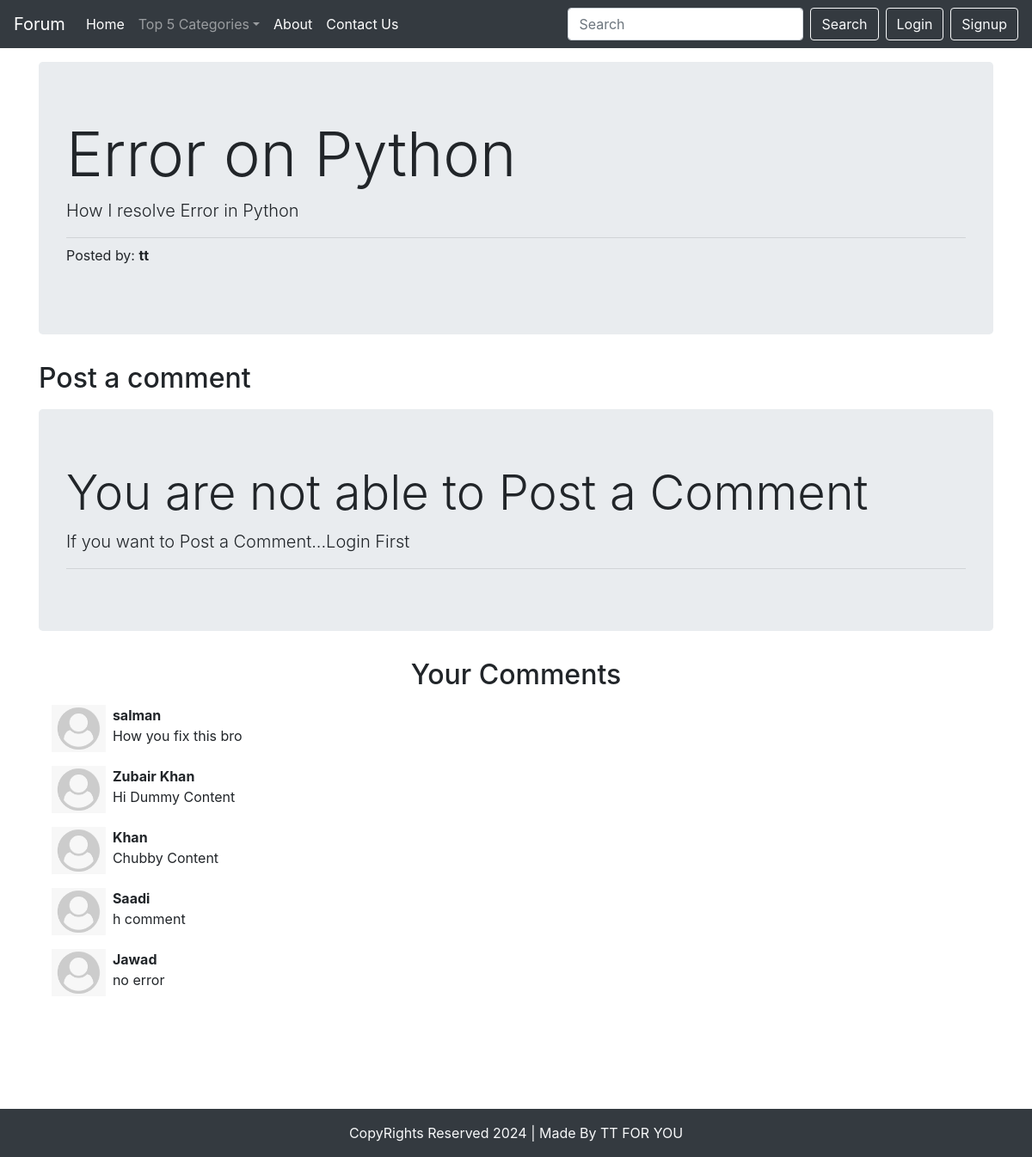
The app's page /threads.php?threadid=1 with its own data.
### tables this page shows
CREATE TABLE `threads` (
  `thread_id` int(11) NOT NULL,
  `thread_title` text NOT NULL,
  `thread_desc` text NOT NULL,
  `thread_cat_id` int(11) NOT NULL,
  `thread_user_id` int(11) NOT NULL,
  `Date` datetime NOT NULL DEFAULT current_timestamp()
);

CREATE TABLE `users` (
  `srn` int(11) NOT NULL,
  `Name` varchar(15) NOT NULL,
  `Email` text NOT NULL,
  `Password` text NOT NULL,
  `Date` datetime NOT NULL DEFAULT current_timestamp()
);

CREATE TABLE `comments` (
  `comment_id` int(11) NOT NULL,
  `comment_content` text NOT NULL,
  `thread_id` int(11) NOT NULL,
  `comment_by` int(11) NOT NULL,
  `Date` datetime NOT NULL DEFAULT current_timestamp()
);

### threads.php (the view, shortened to what this page needs)
<?php require "assets/dbconnect.php";
$id = $_GET['threadid'];
$sql = "SELECT * FROM `threads` WHERE thread_id = '$id'";
            $result = mysqli_query($con,$sql);
            while ($row = mysqli_fetch_assoc($result)) {
                $id = $row['thread_id'];
                $title = $row['thread_title'];
                $desc = $row['thread_desc'];
                $thuser_id = $row['thread_user_id'];
                $sql2 = "SELECT Name FROM `users` WHERE srn = '$thuser_id'";
                $result2 = mysqli_query($con,$sql2);
                $row2 = mysqli_fetch_assoc($result2);
                $postedby = $row2['Name'];
            }
?>
<!doctype html>
<html lang="en">
<head>
    <link rel="stylesheet" href="https://stackpath.bootstrapcdn.com/bootstrap/4.3.1/css/bootstrap.min.css"
>
</head>
<body>
    <?php include "assets/header.php";
    ?>
    <div class="container my-3">
        <div class="jumbotron">
            <h1 class="display-3"><?php echo $title ; ?></h1>
            <p class="lead"><?php echo $desc; ?></p>
            <hr class="my-2">
            <p>Posted by: <b><?php echo $postedby;  ?></b></p>
        </div>
    </div>
    <div class="container my-3">
        <h2 class="my-3">Post a comment</h2>
        <?php
        if (isset($_SESSION['loggedin'])&& $_SESSION['loggedin']==true) {
       echo '<form action=" '.$_SERVER["REQUEST_URI"].'" method="post">
            <div class="form-group">
               <textarea name="comment" rows="3" class="form-control"></textarea>
               <input type="hidden" name="srn" value="'.$_SESSION["srn"].'">
            </div>
            <button type="submit" class="btn btn-primary">Post</button>
        </form>';
        }else{
            echo ' <div class="jumbotron">
            <h1 class="display-4">You are not able to Post a Comment</h1>
            <p class="lead">If you want to Post a Comment...Login First</p>
            <hr class="my-2">
        </div>';
        }
        ?>
    </div>
    <div class="container my-4" id="footer">
        <h2 class="text-center">Your Comments</h2>
        <div class="container my-3">
 <?php
        $sql = "SELECT * FROM `comments` WHERE thread_id = '$id' ";
        $result = mysqli_query($con,$sql);
        $noresult = true;
            while ($row = mysqli_fetch_assoc($result)) {
                $noresult = false;
                $comment = $row['comment_content'];
                $postedby = $row['comment_by'];
                $sql2 = "SELECT Name FROM `users` WHERE srn = '$postedby'";
                $result2 = mysqli_query($con,$sql2);
                $row2 = mysqli_fetch_assoc($result2);
                echo '<div class="media my-3">
                <a class="d-flex" href="#">
                    <img src="img/user.png" height="55px" alt="">
                </a>
               <div class="media-body my-0 ml-2">
                <p class="font-weight-bold my-0">'.$row2['Name'].'</p>
                    '.$comment.'
                </div>
            </div>';
            }if ($noresult) {
                echo ' <div class="jumbotron my-3">
                <h1 class="display-3">No Comments Found</h1>
                <p class="lead">Be the first person Post a comment</p>
                <hr class="my-2">
            </div>';
            }
?>
        </div>
    </div>
    <?php include "assets/footer.php";?>
</body>
</html>

### header.php (shortened to what this page needs)
<?php
if(isset($_SESSION['loggedin']) && $_SESSION['loggedin'] == true ){
    $login = true;
}else{
    $login = false;
}
 echo     '<nav class="navbar navbar-expand-lg navbar-dark bg-dark" >
          <a class="navbar-brand" href="/forum/index.php">Forum</a>
          <button class="navbar-toggler d-lg-none" type="button" data-toggle="collapse" data-target="#collapsibleNavId" aria-controls="collapsibleNavId"
              aria-expanded="false" aria-label="Toggle navigation"></button>
          <div class="collapse navbar-collapse" id="collapsibleNavId">
              <ul class="navbar-nav mr-auto mt-2 mt-lg-0">
                  <li class="nav-item active">
                      <a class="nav-link" href="/forum/index.php">Home <span class="sr-only">(current)</span></a>
                  </li>
                  <li class="nav-item dropdown">
                  <a class="nav-link dropdown-toggle" href="#" id="dropdownId" data-toggle="dropdown" aria-haspopup="true" aria-expanded="false">Top 5 Categories</a>
                  <div class="dropdown-menu" aria-labelledby="dropdownId">';
             echo     '</div>
              </li>
                  <li class="nav-item active">
                      <a class="nav-link" href="/Forum/assets/about.php">About <span class="sr-only">(current)</span></a>
                  </li>
                  <li class="nav-item active">
                      <a class="nav-link" href="/Forum/assets/contact.php">Contact Us <span class="sr-only">(current)</span></a>
                  </li>
              </ul>
              <form class="form-inline my-2 my-lg-0" action="/forum/assets/search.php" method="get">
                  <input class="form-control mr-sm-2" name="search" type="text" placeholder="Search">
                  <button class="btn btn-outline-light my-2 my-sm-0" type="submit">Search</button>
              </form>';
if (!$login) {
    echo    '<button class="btn btn-outline-light my-2 my-sm-0 ml-2" type="submit" data-toggle="modal" data-target="#loginModal">Login</button>
    <button class="btn btn-outline-light my-2 my-sm-0 ml-2" type="submit" data-toggle="modal" data-target="#signupModal">Signup</button>';
}
          echo '</div>
      </nav>';
?>

### footer.php
<div class="container-fluid bg-dark">
    <p class="text-center text-light my-0 py-3">CopyRights Reserved 2024 | Made By TT FOR YOU</p>
</div>

### threads.php (style rules this page uses)
#footer { min-height: 500px; }

### records on screen
threads: thread_title "Error on Python", thread_desc "How I resolve Error in Python"
users: Name "tt"
comments: users.Name "salman", comment_content "How you fix this bro"
comments: users.Name "Zubair Khan", comment_content "Hi Dummy Content"
comments: users.Name "Khan", comment_content "Chubby Content"
comments: users.Name "Saadi", comment_content "h comment"
comments: users.Name "Jawad", comment_content "no error"
